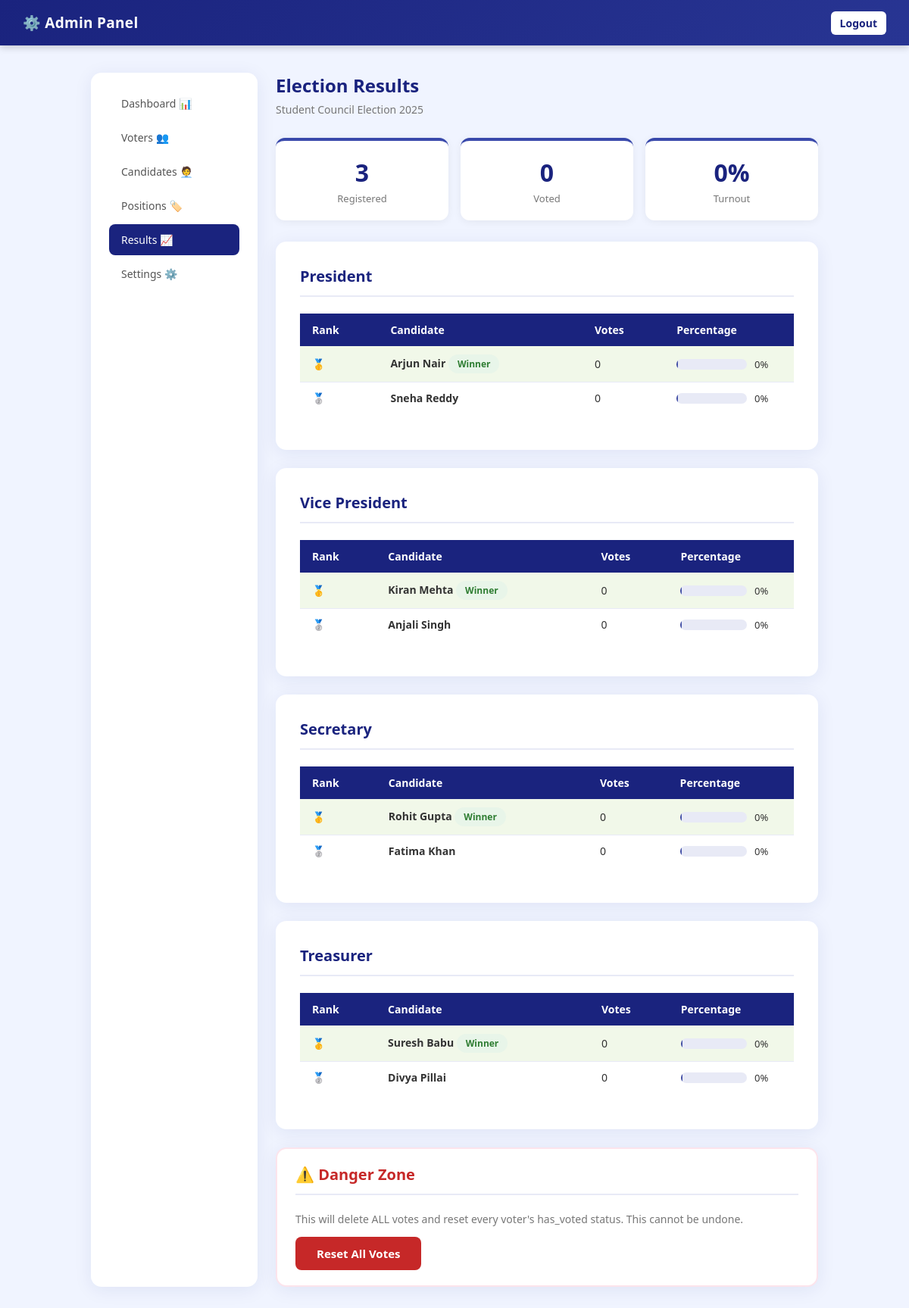
Screenshot of /results.php (signed in) with the database file from the repository.
### tables this page shows
CREATE TABLE IF NOT EXISTS settings (
  id INT AUTO_INCREMENT PRIMARY KEY,
  setting_key VARCHAR(50) NOT NULL UNIQUE,
  setting_value VARCHAR(255) NOT NULL
);

CREATE TABLE IF NOT EXISTS positions (
  id INT AUTO_INCREMENT PRIMARY KEY,
  position_name VARCHAR(100) NOT NULL,
  description VARCHAR(255) DEFAULT ''
);

CREATE TABLE IF NOT EXISTS candidates (
  id INT AUTO_INCREMENT PRIMARY KEY,
  name VARCHAR(100) NOT NULL,
  position_id INT NOT NULL,
  bio TEXT DEFAULT '',
  photo VARCHAR(255) DEFAULT 'default.png',
  votes INT DEFAULT 0,
  FOREIGN KEY (position_id) REFERENCES positions(id) ON DELETE CASCADE
);

### config.php (called while the page is built, shortened)
<?php
function getSetting($conn, $key) {
    $r = $conn->query("SELECT setting_value FROM settings WHERE setting_key='$key'");
    $row = $r->fetch_assoc();
    return $row ? $row['setting_value'] : '';
}
?>

### results.php (the view, shortened to what this page needs)
<?php
require_once 'auth.php';
$title  = getSetting($conn, 'election_title');
$positions = $conn->query("SELECT * FROM positions ORDER BY id");
$total_voters = $conn->query("SELECT COUNT(*) as c FROM voters")->fetch_assoc()['c'];
$total_voted  = $conn->query("SELECT COUNT(*) as c FROM voters WHERE has_voted=1")->fetch_assoc()['c'];
$turnout = $total_voters > 0 ? round(($total_voted / $total_voters) * 100) : 0;
?>
<!DOCTYPE html><html lang="en"><head>
<link rel="stylesheet" href="../css/style.css">
</head><body>
<div class="navbar"><h1>⚙️ Admin Panel</h1><div class="nav-links"><a href="logout.php" class="btn-nav">Logout</a></div></div>
<div class="container-wide">
  <div class="admin-wrapper">
    <div class="sidebar card card-sm"><?= adminNav('results') ?></div>
    <div class="main-content">
      <div class="page-title">Election Results</div>
      <div class="page-sub"><?= htmlspecialchars($title) ?></div>
      <div class="stats-grid">
        <div class="stat-card"><div class="stat-num"><?= $total_voters ?></div><div class="stat-label">Registered</div></div>
        <div class="stat-card"><div class="stat-num"><?= $total_voted ?></div><div class="stat-label">Voted</div></div>
        <div class="stat-card"><div class="stat-num"><?= $turnout ?>%</div><div class="stat-label">Turnout</div></div>
      </div>
      <?php while ($pos = $positions->fetch_assoc()):
        $cands = $conn->query("SELECT * FROM candidates WHERE position_id={$pos['id']} ORDER BY votes DESC");
        $total_pos = $conn->query("SELECT SUM(votes) as t FROM candidates WHERE position_id={$pos['id']}")->fetch_assoc()['t'] ?: 1;
      ?>
      <div class="card">
        <h2><?= htmlspecialchars($pos['position_name']) ?></h2>
        <table style="margin-bottom:16px">
          <thead><tr><th>Rank</th><th>Candidate</th><th>Votes</th><th>Percentage</th></tr></thead>
          <tbody>
          <?php $rank=1; while ($c = $cands->fetch_assoc()):
            $pct = round(($c['votes'] / $total_pos) * 100);
          ?>
          <tr <?= $rank===1 ? 'style="background:#f1f8e9"' : '' ?>>
            <td><?= $rank===1 ? '🥇' : ($rank===2 ? '🥈' : ($rank===3 ? '🥉' : $rank)) ?></td>
            <td><b><?= htmlspecialchars($c['name']) ?></b> <?= $rank===1 ? '<span class="badge badge-green">Winner</span>' : '' ?></td>
            <td><?= $c['votes'] ?></td>
            <td>
              <div style="display:flex;align-items:center;gap:10px">
                <div class="result-bar-bg" style="flex:1;height:14px">
                  <div class="result-bar" style="width:<?= $pct ?>%;height:14px"></div>
                </div>
                <span style="font-size:13px;width:36px"><?= $pct ?>%</span>
              </div>
            </td>
          </tr>
          <?php $rank++; endwhile; ?>
          </tbody>
        </table>
      </div>
      <?php endwhile; ?>
      <div class="card card-sm" style="border:2px solid #fce4ec">
        <h2 style="color:#c62828">⚠️ Danger Zone</h2>
        <p style="color:#777;font-size:14px;margin-bottom:14px">This will delete ALL votes and reset every voter's has_voted status. This cannot be undone.</p>
        <a href="?reset_all=yes" class="btn btn-danger" onclick="return confirm('Are you SURE you want to reset all votes? This cannot be undone!')">Reset All Votes</a>
      </div>
    </div>
  </div>
</div>
</body></html>

### style.css (style rules this page uses)
* { margin:0;padding:0;box-sizing:border-box }
body { font-family:'Segoe UI',sans-serif;background:#f0f4ff;color:#333;min-height:100vh }
.navbar { background:linear-gradient(135deg,#1a237e,#283593);color:#fff;padding:0 30px;display:flex;justify-content:space-between;align-items:center;height:60px;box-shadow:0 2px 10px rgba(0,0,0,.2) }
.navbar h1 { font-size:19px;letter-spacing:.3px }
.navbar .nav-links a { color:#c5caf9;text-decoration:none;margin-left:20px;font-size:14px;padding:6px 12px;border-radius:6px;transition:.2s }
.navbar .nav-links a.btn-nav { background:#fff;color:#1a237e;font-weight:600 }
.container-wide { max-width:1000px;margin:36px auto;padding:0 20px }
.card { background:#fff;border-radius:14px;padding:32px;box-shadow:0 4px 24px rgba(26,35,126,.08);margin-bottom:24px }
.card h2 { color:#1a237e;font-size:20px;margin-bottom:22px;padding-bottom:12px;border-bottom:2px solid #e8eaf6 }
.card-sm { padding:20px 24px }
.btn { display:inline-block;padding:12px 28px;border:none;border-radius:8px;font-size:15px;font-weight:600;cursor:pointer;text-decoration:none;transition:.2s;text-align:center }
.btn-danger { background:#c62828;color:#fff }
table { width:100%;border-collapse:collapse;font-size:14px }
thead th { background:#1a237e;color:#fff;padding:12px 16px;text-align:left;font-weight:600 }
tbody td { padding:11px 16px;border-bottom:1px solid #e8eaf6 }
tbody tr:last-child td { border-bottom:none }
.badge { padding:4px 12px;border-radius:20px;font-size:12px;font-weight:700;display:inline-block }
.badge-green { background:#e8f5e9;color:#2e7d32 }
.result-bar-bg { background:#e8eaf6;border-radius:20px;height:20px;overflow:hidden }
.result-bar { background:linear-gradient(90deg,#1a237e,#5c6bc0);height:20px;border-radius:20px;min-width:2px;transition:width .8s }
.stats-grid { display:grid;grid-template-columns:repeat(auto-fit,minmax(160px,1fr));gap:16px;margin-bottom:28px }
.stat-card { background:#fff;border-radius:12px;padding:20px;text-align:center;box-shadow:0 2px 12px rgba(0,0,0,.06);border-top:4px solid #3949ab }
.stat-card .stat-num { font-size:32px;font-weight:700;color:#1a237e }
.stat-card .stat-label { font-size:13px;color:#777;margin-top:4px }
.admin-wrapper { display:flex;gap:24px }
.sidebar { width:220px;flex-shrink:0 }
.main-content { flex:1;min-width:0 }
.page-title { font-size:24px;font-weight:700;color:#1a237e;margin-bottom:6px }
.page-sub { font-size:14px;color:#777;margin-bottom:28px }

### rows the page displays
settings: setting_value "Student Council Election 2025"
positions: position_name "President"
candidates: name "Arjun Nair", shows "Winner", votes "0"
candidates: name "Sneha Reddy", votes "0"
positions: position_name "Vice President"
candidates: name "Kiran Mehta", shows "Winner", votes "0"
candidates: name "Anjali Singh", votes "0"
positions: position_name "Secretary"
candidates: name "Rohit Gupta", shows "Winner", votes "0"
candidates: name "Fatima Khan", votes "0"
positions: position_name "Treasurer"
candidates: name "Suresh Babu", shows "Winner", votes "0"
candidates: name "Divya Pillai", votes "0"

### other values shown
$item[0] "Dashboard"
$item[1] "📊"
$item[0] "Voters"
$item[1] "👥"
$item[0] "Candidates"
$item[1] "🧑‍💼"
$item[0] "Positions"
$item[1] "🏷️"
$item[0] "Results"
$item[1] "📈"
$item[0] "Settings"
$item[1] "⚙️"
$total_voters "3"
$total_voted "0"
$turnout "0"
